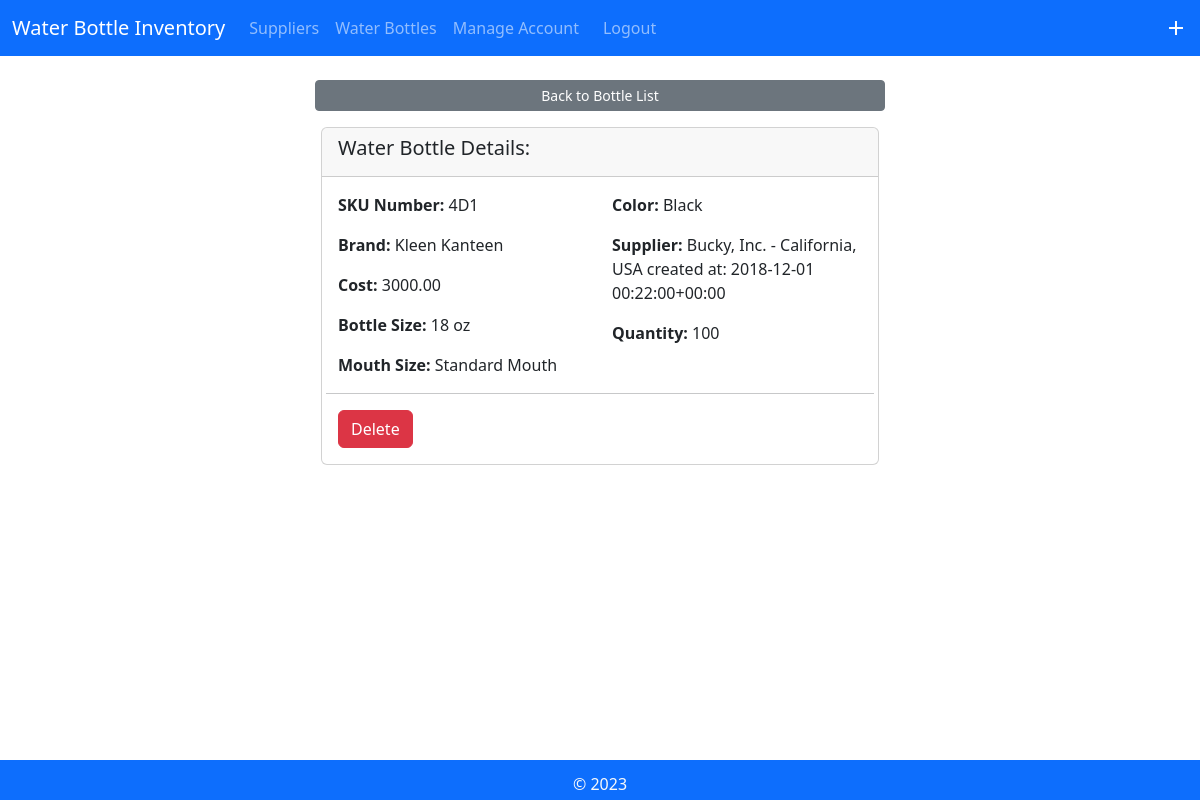
Screenshot of /view_bottle_details/1/4/ with the database file from the repository.
### Myinventoryapp/models.py (models this page shows, shortened)
class WaterBottle(models.Model):
    sku = models.CharField(max_length=300)
    brand = models.CharField(max_length=300)
    cost = models.DecimalField(max_digits=300, decimal_places=2)
    size = models.CharField(max_length=300)
    mouth_size = models.CharField(max_length=300)
    color = models.CharField(max_length=300)
    supplied_by = models.ForeignKey(Supplier, on_delete=models.CASCADE)
    current_quantity = models.IntegerField()

class Supplier(models.Model):
    name = models.CharField(max_length=300)
    city = models.CharField(max_length=300)
    country = models.CharField(max_length=300)
    created_at = models.DateTimeField(blank=True, null=True)
    objects = models.Manager()
    def __str__(self):
        return self.name + " - " + self.city + ", " + self.country + " created at: " + str(self.created_at)

### Myinventoryapp/views.py (the view)
# urls.py: path('view_bottle_details/<int:pk>/<int:pk_bottle>/', views.view_bottle_details, name='view_bottle_details'),
def view_bottle_details(request, pk, pk_bottle):
    a = get_object_or_404(Account, pk=pk)
    b = get_object_or_404(WaterBottle, pk=pk_bottle)
    context = {'a': a,
               'b': b}
    return render(request, 'Myinventoryapp/view_bottle_details.html', context)

### Myinventoryapp/templates/Myinventoryapp/view_bottle_details.html
{% extends 'Myinventoryapp/base.html' %}
{% load static %}
                {% block content %}
                <div class="row d-flex justify-content-center">
                    {% if a %}
                    <a href="{% url 'view_bottles' pk=a.pk %}" class="btn btn-secondary btn-sm w-50 mt-2">Back to Bottle List</a>
                    {% endif %}
                </div>
                <div class="col d-flex justify-content-center">
                    <div class="card w-50 mt-3 center">
                        <div class="card-header">
                            <h5 class="card-title"> Water Bottle Details:</h5>
                        </div>
                        <div class="card-body">
                            <div class="row justify-content-center">
                                <div class="col-6">
                                    <p>
                                        <b>SKU Number:</b> {{b.sku}}
                                    </p>
                                    <p>
                                        <b>Brand:</b> {{b.brand}}
                                    </p>
                                    <p>
                                        <b>Cost:</b> {{b.cost}}
                                    </p>
                                    <p>
                                        <b>Bottle Size:</b> {{b.size}}
                                    </p>
                                    <p>
                                        <b>Mouth Size:</b> {{b.mouth_size}}
                                    </p>
                                </div>
                                <div class="col-6">
                                    <p>
                                        <b>Color:</b> {{b.color}}
                                    </p>
                                    <p>
                                        <b>Supplier:</b> {{b.supplied_by}}
                                    </p>
                                    <p>
                                        <b>Quantity:</b> {{b.current_quantity}}
                                    </p>
                                </div>
                            <hr>
                            </div>
                            <p>
                                {% if a %}
                                <a href="{% url 'delete_bottle' pk=a.pk pk_bottle=b.pk %}"  class="btn btn-danger center float-start">Delete</a>
                                {% endif %}
                            </p>
                            </div>
                        </div>
                    </div>
                </div>
                {% endblock %}

### rows the page displays
WaterBottle: sku "4D1", brand "Kleen Kanteen", cost "3000.00", size "18 oz", mouth_size "Standard Mouth", color "Black", supplied_by "Bucky, Inc. - California, USA created at: 2018-12-01 00:22:00+00:00", current_quantity "100"
